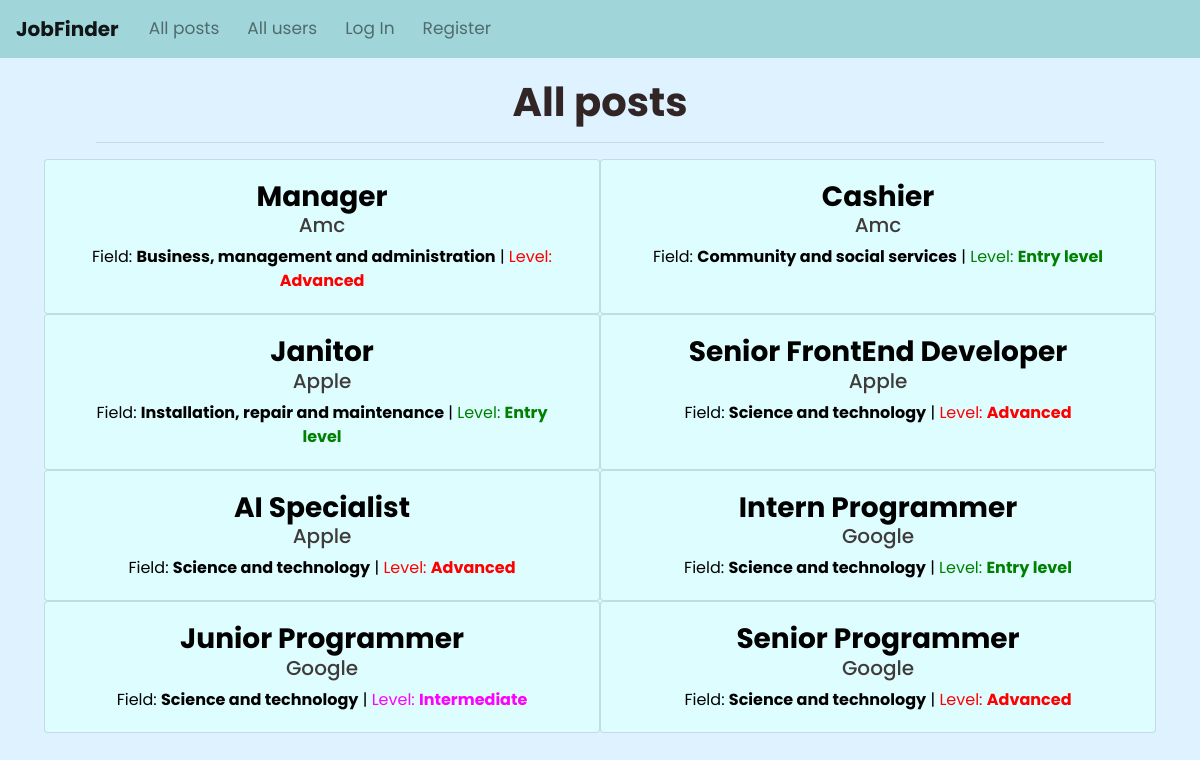
The page /posts/all/any on the database its author committed.
### JobFinderApp/models.py (models this page shows, shortened)
class Job(models.Model):
    user = models.ForeignKey(User, on_delete=models.CASCADE, related_name="job_posts")
    applicants = models.ManyToManyField(User, related_name="applications", blank=True)
    accepted = models.ManyToManyField(User, related_name="accepted", blank=True)
    title = models.CharField(max_length=50)
    level = models.CharField(max_length=50)
    color = models.CharField(max_length=50, blank=True, null=True)
    description = models.TextField(max_length=2000)
    requirements = models.TextField(max_length=1500)
    compensation = models.TextField(max_length=1500, default="None")
    field = models.CharField(max_length=500, blank=True, null=True)
    class Meta:
        ordering = ['-id']

class User(AbstractUser):
    description = models.CharField(max_length=500, blank=True, null=True)
    birth_date = models.DateField(blank=True, null=True)
    field = models.CharField(max_length=500, blank=True, null=True)
    is_company = models.BooleanField(default=False)
    location = models.CharField(max_length=100, blank=True, null=True)
    link_to_location = models.CharField(max_length=200, blank=True, null=True)
    class Meta:
        ordering = ['-id']

### JobFinderApp/views.py (the view)
# urls.py: path("posts/<field>/<level>", views.posts, name="posts"),
def posts(request, field, level):
    if field != "all" and level != "any":
        return render(request, "JobFinderApp/posts.html", {
            'title': f"Job posts in the field of: {field} | Level: {level}",
            'posts': Job.objects.filter(field = field, level = level),
            'field': field,
            'level': level
        })
    elif field != "all":
        return render(request, "JobFinderApp/posts.html", {
            'title': f"Job posts in the field of: {field}",
            'posts': Job.objects.filter(field = field),
            'field': field
        })
    else:
        return render(request, "JobFinderApp/posts.html", {
            'title': "All posts",
            'posts': Job.objects.all()
        })

### JobFinderApp/templates/JobFinderApp/posts.html (shortened to what this page needs)
{% extends "JobFinderApp/layout.html" %}
{% block body %}
    <div class="container-fluid" style="padding: 20px 40px; text-align: center;">
        {% if not level %}
            <h1 style="color:rgb(49, 37, 37);">
                <strong>{{ title }}</strong>
            </h1>
        {% else %}
            <h1 style="color:rgb(49, 37, 37); text-align: left;">
                <strong>{{ title }}</strong>
            </h1>
        {% endif %}
        <hr style="width: 90%;">
        <div class="row m-1">
        {% for post in posts %}
            <div class="card post col-12 col-md-6">
                <a href="{% url 'post' post.id %}" style="text-decoration: none; color: black;">
                    <div class="card-body pb-1">
                        <h3 class="card-title mb-0"><strong>{{ post.title }}</strong></h3>
                        <h5 style="color: rgb(63, 59, 59);">{{ post.user.username }}</h5>
                        <p class="mt-1">Field: <strong>{{ post.field }}</strong> | <span style="color: {{ post.color }}">Level: <strong>{{ post.level }}</strong></span></p>
                    </div>
                </a>
            </div>
        {% endfor %}
        </div>
    </div>
{% endblock %}

### JobFinderApp/static/JobFinderApp/styles.css (style rules this page uses)
.post { background-color: rgb(221, 253, 255); transition: background-color 300ms ease-in; cursor: pointer; }
html, body { margin:0px; height:100%; background: #def2ff; font-family: 'Poppins', sans-serif; }

### rows shown on the page
Job: title "Manager", user.username "Amc", field "Business, management and administration", level "Advanced"
Job: title "Cashier", user.username "Amc", field "Community and social services", level "Entry level"
Job: title "Janitor", user.username "Apple", field "Installation, repair and maintenance", level "Entry level"
Job: title "Senior FrontEnd Developer", user.username "Apple", field "Science and technology", level "Advanced"
Job: title "AI Specialist", user.username "Apple", field "Science and technology", level "Advanced"
Job: title "Intern Programmer", user.username "Google", field "Science and technology", level "Entry level"
Job: title "Junior Programmer", user.username "Google", field "Science and technology", level "Intermediate"
Job: title "Senior Programmer", user.username "Google", field "Science and technology", level "Advanced"

### other values the page prints
{{ title }} "All posts"
